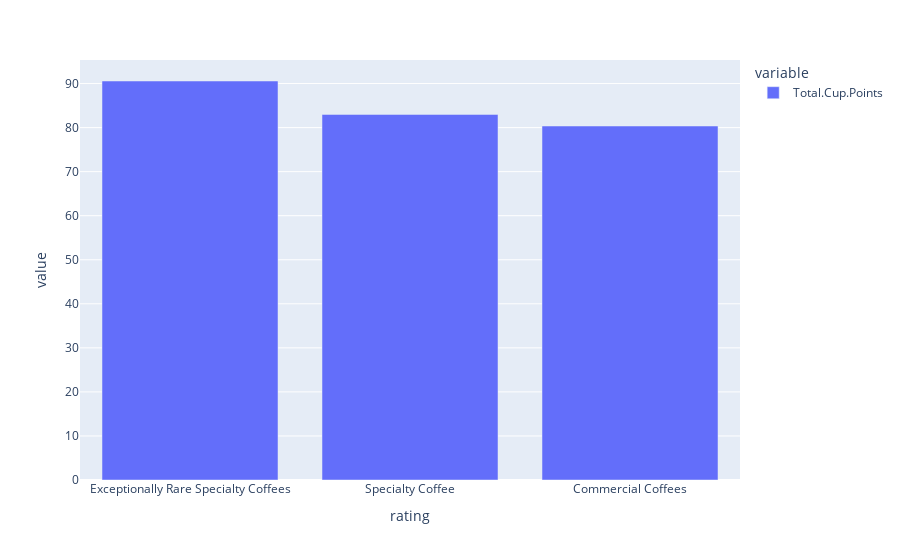

Notebook code cell kept with this figure:
### Code cell
mean_country=arabicaCoffee.groupby('rating')['Total.Cup.Points'].mean()
fig3 = px.bar(mean_country)  #, x='Country.of.Origin', y='mean_country')
fig3.update_layout(barmode='stack', xaxis={'categoryorder':'total descending'})
fig3.show()

### Figure 1 — Plotly figure (JSON) as saved in the notebook; plotly's stock layout.template omitted (floating-point values rounded to 4 significant figures)
{"data": [{"alignmentgroup": "True", "hovertemplate": "variable=Total.Cup.Points<br>rating=%{x}<br>value=%{y}<extra></extra>", "legendgroup": "Total.Cup.Points", "marker": {"color": "#636efa", "pattern": {"shape": ""}}, "name": "Total.Cup.Points", "offsetgroup": "Total.Cup.Points", "orientation": "v", "showlegend": true, "textposition": "auto", "type": "bar", "x": ["Commercial Coffees", "Exceptionally Rare Specialty Coffees", "Specialty Coffee"], "xaxis": "x", "y": [80.36, 90.58, 82.99], "yaxis": "y"}], "layout": {"barmode": "stack", "legend": {"title": {"text": "variable"}, "tracegroupgap": 0}, "margin": {"t": 60}, "xaxis": {"anchor": "y", "categoryorder": "total descending", "domain": [0, 1], "title": {"text": "rating"}}, "yaxis": {"anchor": "x", "domain": [0, 1], "title": {"text": "value"}}}}
